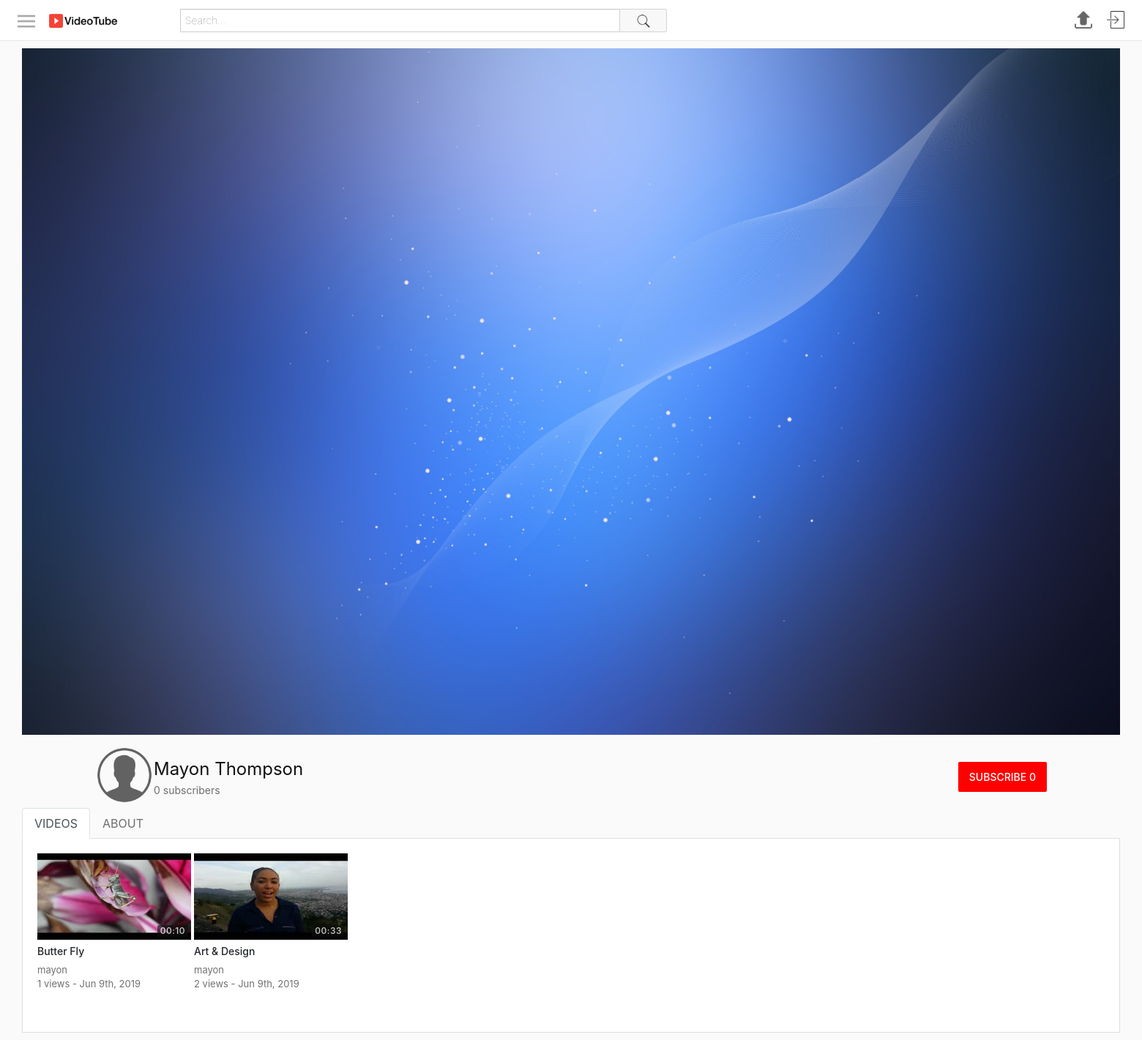
Screenshot of /profile.php?username=mayon with the database file from the repository.
### tables this page shows
CREATE TABLE `users` (
  `id` int(11) NOT NULL,
  `firstName` varchar(25) NOT NULL,
  `lastName` varchar(25) NOT NULL,
  `username` varchar(25) NOT NULL,
  `email` varchar(100) NOT NULL,
  `password` varchar(255) NOT NULL,
  `signUpDate` datetime NOT NULL DEFAULT CURRENT_TIMESTAMP,
  `profilePic` varchar(255) NOT NULL
);

CREATE TABLE `videos` (
  `id` int(11) NOT NULL,
  `uploadedBy` varchar(50) NOT NULL,
  `title` varchar(70) NOT NULL,
  `description` varchar(1000) NOT NULL,
  `privacy` int(11) NOT NULL,
  `filePath` varchar(1000) NOT NULL,
  `category` int(11) NOT NULL,
  `uploadDate` datetime NOT NULL DEFAULT CURRENT_TIMESTAMP,
  `views` int(11) NOT NULL,
  `duration` varchar(30) NOT NULL
);

CREATE TABLE `thumbnails` (
  `id` int(11) NOT NULL,
  `videoId` int(11) NOT NULL,
  `filePath` varchar(250) NOT NULL,
  `selected` int(11) NOT NULL
);

### includes/classes/User.php (called while the page is built, shortened)
<?php
class User {
    private $con, $sqlData;
    public function __construct($con, $username) {
        $this->con = $con;
        $query = $this->con->prepare("SELECT * FROM users WHERE username = :un");
        $query->bindParam(":un", $username);
        $query->execute();
        $this->sqlData = $query->fetch(PDO::FETCH_ASSOC);
    }
    public static function isLoggedIn() {
        return isset($_SESSION["userLoggedIn"]);
    }
    public function getUsername() {
        return $this->sqlData["username"];
    }
    public function getName() {
        return $this->sqlData["firstName"] . " " . $this->sqlData["lastName"];
    }
    public function getProfilePic() {
        return $this->sqlData["profilePic"];
    }
    public function isSubscribedTo($userTo) {
        $query = $this->con->prepare("SELECT * FROM subscribers WHERE userTo=:userTo AND userFrom=:userFrom");
        $query->bindParam(":userTo", $userTo);
        $query->bindParam(":userFrom", $username);
        $username = $this->getUsername();
        $query->execute();
        return $query->rowCount() > 0;
    }
    public function getSubscriberCount() {
        $query = $this->con->prepare("SELECT * FROM subscribers WHERE userTo=:userTo");
        $query->bindParam(":userTo", $username);
        $username = $this->getUsername();
        $query->execute();
        return $query->rowCount();
    }
}
?>

### includes/classes/ProfileData.php (called while the page is built, shortened)
<?php
class ProfileData {
    private $con, $profileUserObj;
    public function __construct($con, $profileUsername) {
        $this->con = $con;
        $this->profileUserObj = new User($con, $profileUsername);
    }
    public function getProfileUserObj() {
        return $this->profileUserObj;
    }
    public function getProfileUsername() {
        return $this->profileUserObj->getUsername();
    }
    public function getCoverPhoto() {
        return "assets/images/coverPhotos/default-cover-photo.jpg";
    }
    public function getProfileUserFullName() {
        return $this->profileUserObj->getName();
    }
    public function getProfilePic() {
        return $this->profileUserObj->getProfilePic();
    }
    public function getSubscriberCount() {
        return $this->profileUserObj->getSubscriberCount();
    }
    public function getUsersVideos() {
        $query = $this->con->prepare("SELECT * FROM videos WHERE uploadedBy=:uploadedBy ORDER BY uploadDate DESC");
        $query->bindParam(":uploadedBy", $username);
        $query->execute();
        $videos = array();
        while($row = $query->fetch(PDO::FETCH_ASSOC)) {
            $videos[] = new Video($this->con, $row, $this->profileUserObj->getUsername());
        }
        return $videos;
    }
}
?>

### includes/classes/Video.php (called while the page is built, shortened)
<?php
class Video {
    private $con, $sqlData, $userLoggedInObj;
    public function __construct($con, $input, $userLoggedInObj) {
        $this->con = $con;
        if(is_array($input)) {
            $this->sqlData = $input;
        }
        else {
            $query = $this->con->prepare("SELECT * FROM videos WHERE id = :id");
            $query->bindParam(":id", $input);
            $query->execute();
            $this->sqlData = $query->fetch(PDO::FETCH_ASSOC);
        }
    }
    public function getId() {
        return $this->sqlData["id"];
    }
    public function getUploadedBy() {
        return $this->sqlData["uploadedBy"];
    }
    public function getTitle() {
        return $this->sqlData["title"];
    }
    public function getTimeStamp() {
        $date = $this->sqlData["uploadDate"];
        return date("M jS, Y", strtotime($date));
    }
    public function getViews() {
        return $this->sqlData["views"];
    }
    public function getDuration() {
        return $this->sqlData["duration"];
    }
    public function getThumbnail() {
        $query = $this->con->prepare("SELECT filePath FROM thumbnails WHERE videoId=:videoId AND selected=1");
        $query->bindParam(":videoId", $videoId);
        $videoId = $this->getId();
        $query->execute();
        return $query->fetchColumn();
    }
}
?>

### includes/classes/VideoGridItem.php (the view)
<?php
class VideoGridItem {
    private $video, $largeMode;
    public function __construct($video, $largeMode) {
        $this->video = $video;
        $this->largeMode = $largeMode;
    }
    public function create() {
        $thumbnail = $this->createThumbnail();
        $details = $this->createDetails();
        $url = "watch.php?id=" . $this->video->getId();
        return "<a href='$url'>
                    <div class='videoGridItem'>
                        $thumbnail
                        $details
                    </div>
                </a>";
    }
    private function createThumbnail() {
        $thumbnail = $this->video->getThumbnail();
        $duration = $this->video->getDuration();
        return "<div class='thumbnail'>
                    <img src='$thumbnail'>
                    <div class='duration'>
                        <span>$duration</span>
                    </div>
                </div>";
    }
    private function createDetails() {
        $title = $this->video->getTitle();
        $username = $this->video->getUploadedBy();
        $views = $this->video->getViews();
        $description = $this->createDescription();
        $timestamp = $this->video->getTimeStamp();
        return "<div class='details'>
                    <h3 class='title'>$title</h3>
                    <span class='username'>$username</span>
                    <div class='stats'>
                        <span class='viewCount'>$views views - </span>
                        <span class='timeStamp'>$timestamp</span>
                    </div>
                    $description
                </div>";
    }
    private function createDescription() {
        if(!$this->largeMode) {
            return "";
        }
        else {
            $description = $this->video->getDescription();
            $description = (strlen($description) > 350) ? substr($description, 0, 347) . "..." : $description;
            return "<span class='description'>$description</span>";
        }
    }
}
?>

### includes/classes/ProfileGenerator.php (shortened to what this page needs)
<?php
require_once("ProfileData.php");
class ProfileGenerator {
    private $con, $userLoggedInObj, $profileData;
    public function __construct($con, $userLoggedInObj, $profileUsername) {
        $this->con = $con;
        $this->userLoggedInObj = $userLoggedInObj;
        $this->profileData = new ProfileData($con, $profileUsername);
    }
    public function create() {
        $coverPhotoSection = $this->createCoverPhotoSection();
        $headerSection = $this->createHeaderSection();
        $tabsSection = $this->createTabsSection();
        $contentSection = $this->createContentSection();
        return "<div class='profileContainer'>
                    $coverPhotoSection
                    $headerSection
                    $tabsSection
                    $contentSection
                </div>";
    }
    public function createCoverPhotoSection() {
        $coverPhotoSrc = $this->profileData->getCoverPhoto();
        $name = $this->profileData->getProfileUserFullName();
        return "<div class='coverPhotoContainer'>
                    <img src='$coverPhotoSrc' class='coverPhoto'>
                    <span class='channelName'>$name</span>
                </div>";
    }
    public function createHeaderSection() {
        $profileImage = $this->profileData->getProfilePic();
        $name = $this->profileData->getProfileUserFullName();
        $subCount = $this->profileData->getSubscriberCount();
        $button = $this->createHeaderButton();
        return "<div class='profileHeader'>
                    <div class='userInfoContainer'>
                        <img class='profileImage' src='$profileImage'>
                        <div class='userInfo'>
                            <span class='title'>$name</span>
                            <span class='subscriberCount'>$subCount subscribers</span>
                        </div>
                    </div>
                    <div class='buttonContainer'>
                        <div class='buttonItem'>
                            $button
                        </div>
                    </div>
                </div>";
    }
    public function createTabsSection() {
        return "<ul class='nav nav-tabs' role='tablist'>
                    <li class='nav-item'>
                    <a class='nav-link active' id='videos-tab' data-toggle='tab'
                        href='#videos' role='tab' aria-controls='videos' aria-selected='true'>VIDEOS</a>
                    </li>
                    <li class='nav-item'>
                    <a class='nav-link' id='about-tab' data-toggle='tab' href='#about' role='tab'
                        aria-controls='about' aria-selected='false'>ABOUT</a>
                    </li>
                </ul>";
    }
    public function createContentSection() {
        $videos = $this->profileData->getUsersVideos();
        if(sizeof($videos) > 0) {
            $videoGrid = new VideoGrid($this->con, $this->userLoggedInObj);
            $videoGridHtml = $videoGrid->create($videos, null, false);
        }
        else {
            $videoGridHtml = "<span>This user has no videos</span>";
        }
        $aboutSection = $this->createAboutSection();
        return "<div class='tab-content channelContent'>
                    <div class='tab-pane fade show active' id='videos' role='tabpanel' aria-labelledby='videos-tab'>
                        $videoGridHtml
                    </div>
                    <div class='tab-pane fade' id='about' role='tabpanel' aria-labelledby='about-tab'>
                        $aboutSection
                    </div>
                </div>";
    }
    private function createHeaderButton() {
        if($this->userLoggedInObj->getUsername() == $this->profileData->getProfileUsername()) {
            return "";
        }
        else {
            return ButtonProvider::createSubscriberButton(
                        $this->con,
                        $this->profileData->getProfileUserObj(),
                        $this->userLoggedInObj);
        }
    }
    private function createAboutSection() {
        $html = "<div class='section'>
                    <div class='title'>
                        <span>Details</span>
                    </div>
                    <div class='values'>";
        $details = $this->profileData->getAllUserDetails();
        foreach($details as $key => $value) {
            $html .= "<span>$key: $value</span>";
        }
        $html .= "</div></div>";
        return $html;
    }
}
?>

### includes/classes/VideoGrid.php (shortened to what this page needs)
<?php
class VideoGrid {
    private $largeMode = false;
    private $gridClass = "videoGrid";
    public function create($videos, $title, $showFilter) {
        if($videos == null) {
            $gridItems = $this->generateItems();
        }
        else {
            $gridItems = $this->generateItemsFromVideos($videos);
        }
        $header = "";
        return "$header
                <div class='$this->gridClass'>
                    $gridItems
                </div>";
    }
    public function generateItemsFromVideos($videos) {
        $elementsHtml = "";
        foreach($videos as $video) {
            $item = new VideoGridItem($video, $this->largeMode);
            $elementsHtml .= $item->create();
        }
        return $elementsHtml;
    }
}
?>

### assets/css/style.css (style rules this page uses)
html, body { height: 100%; padding: 0; margin: 0; }
.videoGrid { display: flex; flex-wrap: wrap; }
.videoGridItem { height: 200px; margin-right: 4px; margin-bottom: 24px; }
.videoGridItem .thumbnail { width: 210px; height: 118px; position: relative; }
.videoGridItem .thumbnail img { width: 100%; height: 100%; }
.videoGridItem .thumbnail .duration { bottom: 0; right: 0; position: absolute; margin: 4px; color: #fff; background-color: rgba(17,17,17,0.8); opacity: 0.8; padding: 2px 4px; border-radius: 2px; letter-spacing: 0.5px; font-size: 12px; font-weight: 500; line-height: 12px; }
.videoGridItem .details { padding-right: 24px; position: relative; cursor: pointer; display: flex; flex-direction: column; width: 210px; }
.videoGridItem .details .title { margin: 8px 0; max-height: 32px; overflow: hidden; font-size: 14px; font-weight: 500; line-height: 16px; color: #212529; }
.videoGridItem .details .username, .videoGridItem .details .stats { color: rgba(17,17,17,0.6); font-size: 13px; overflow-x: hidden; text-overflow: ellipsis; white-space: nowrap; }
.profileContainer { display: flex; flex-direction: column; width: 100%; }
.coverPhotoContainer { height: 200px; flex: 1; position: relative; }
.coverPhotoContainer .coverPhoto { width: 100%; object-fit: cover; max-height: 100%; vertical-align: middle; }
.coverPhotoContainer .channelName { position: absolute; top: calc(50% - 40px); font-size: 50px; color: #fff; text-align: center; width: 100%; letter-spacing: 5px; }
.profileHeader { padding: 15px 100px 0 100px; display: flex; height: 100px; }
.userInfoContainer { flex: 1; display: flex; }
.profileHeader .userInfoContainer .profileImage { height: 80px; width: 80px; }
.profileHeader .userInfo { flex: 1; display: flex; flex-direction: column; justify-content: center; }
.profileHeader .userInfo .title { font-size: 24px; font-weight: 400; color: #111; }
.profileHeader .userInfo .subscriberCount { font-size: 14px; color: rgba(17,17,17,0.6); }
.profileHeader .buttonContainer { flex: 1; display: flex; justify-content: flex-end; }
.profileHeader .buttonContainer .buttonItem { align-items: center; display: flex; }
.profileContainer .channelContent { padding: 20px; background-color: #fff; border: 1px solid #ddd; border-top: none; }
.nav-item a { color: rgba(17,17,17,0.6); }

### rows the page displays
users: profilePic (placeholder picture), name "Mayon Thompson"
videos: thumbnails.filePath (picture), duration "00:10", title "Butter Fly", uploadedBy "mayon", views "1", uploadDate "Jun 9th, 2019"
videos: thumbnails.filePath (picture), duration "00:33", title "Art & Design", uploadedBy "mayon", views "2", uploadDate "Jun 9th, 2019"

### other values shown
$subCount "0"
$text "SUBSCRIBE 0"
